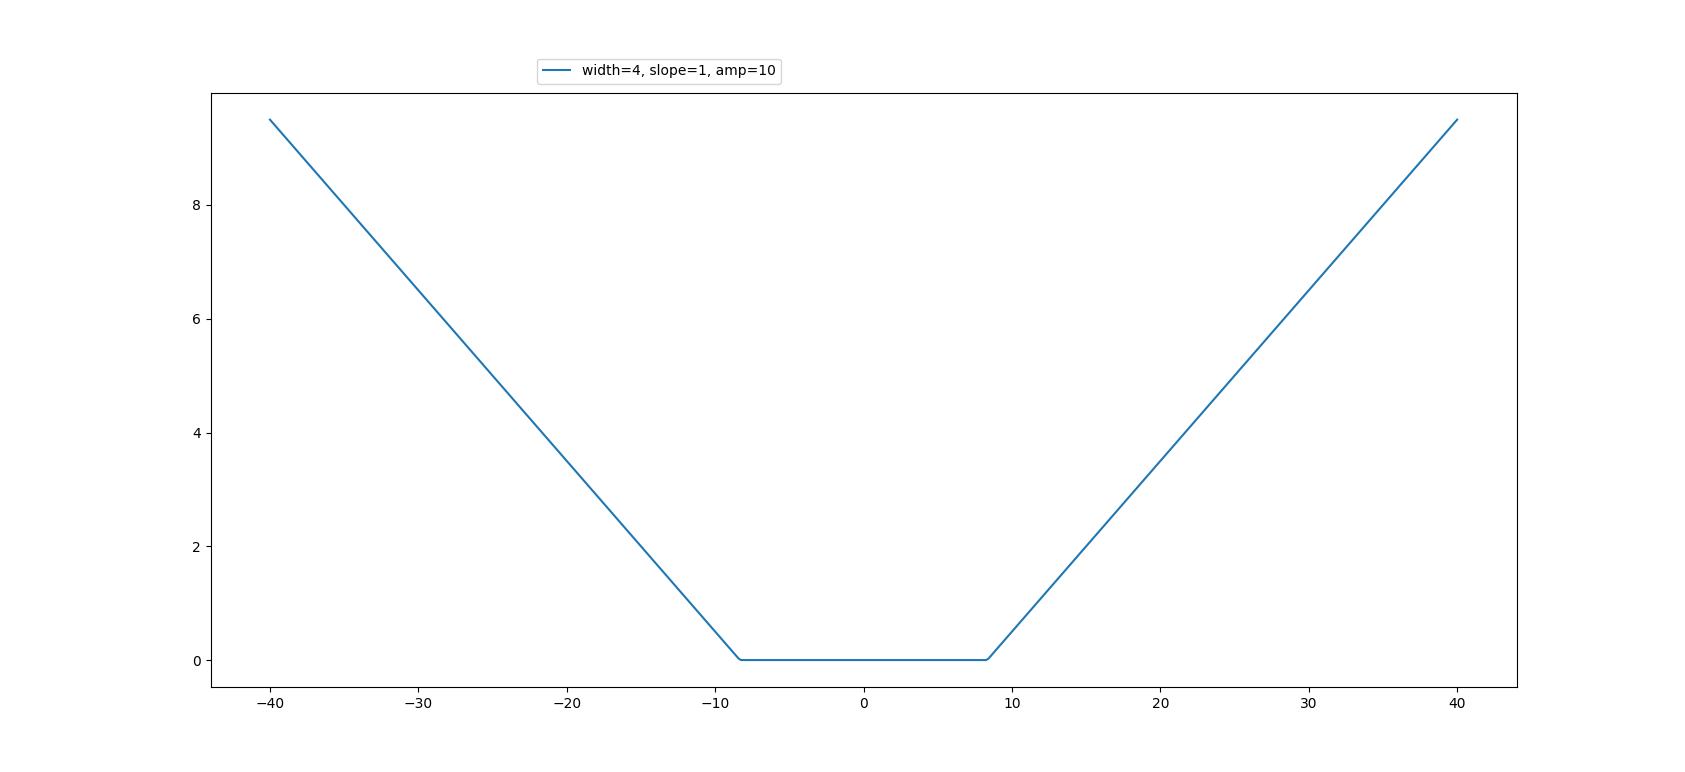

Generate this figure with Python:
from scipy import signal
import matplotlib.pyplot as plt
import numpy as np


#def trapzoid_signal(x, width=2., slope=1., amp=1., offs=0):
def trapzoid_signal(x, width=2., slope=1., amp=10., offs=0):
    #a = 10 * slope*width*signal.sawtooth(2 * np.pi * 1/10* x/width, width=0.5)/4.
    a = slope * width * signal.sawtooth(2 * np.pi * 1/10 * x/width, width=0.5)/4.
    a[a>amp/2.] = amp/2.
    a[a<-amp/2.] = -amp/2.
    return a + amp/2. + offs

x = np.linspace(40, -40, 500)
#plt.plot(t,trapzoid_signal(x, width=2, slope=2, amp=1.), label="width=2, slope=2, amp=1")
#plt.plot(x,trapzoid_signal(x, width=4, slope=1, amp=0.6), label="width=4, slope=1, amp=0.6")
plt.plot(x,trapzoid_signal(x, width=10, slope=3, amp=10), label="width=4, slope=1, amp=10")

plt.legend( loc=(0.25,1.015))
plt.show()
